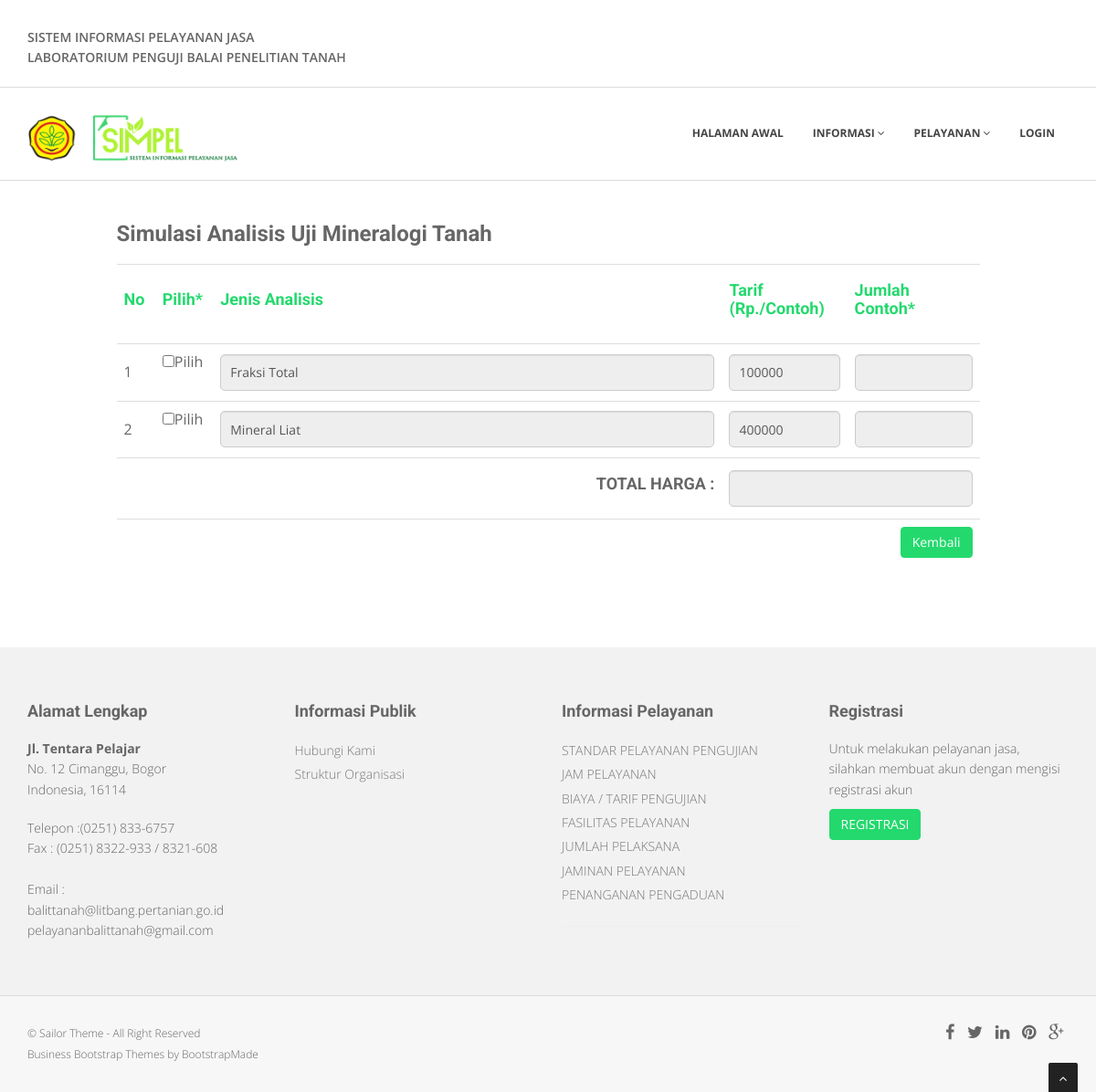
/user/index.php?view=simulasi-mineralogi, run on the app's committed database.
### tables this page shows
CREATE TABLE `pertanyaan` (
  `kode_pertanyaan` varchar(10) NOT NULL,
  `kode_analisis` varchar(10) NOT NULL,
  `isi_pertanyaan` text NOT NULL,
  `tarif` double NOT NULL,
  `kelompok` varchar(10) NOT NULL
);

### user/simulasi/simulasimineralogi.php (the view, shortened to what this page needs)
<div class="container">
	<div class="row">
		<div class="col-xs-10 col-md-10 col-md-offset-1">
			<h3>Simulasi Analisis Uji Mineralogi Tanah</h3>
				<div class="row">
					<div class="col-lg-12">
						<checkbox name="pertanyaan" value="">
						<table class="table" width="1000px" cellpadding="2"  cellspacing="3" align="center">
							<tr>
								<td width="2%"><h4> <font color="#23d96d">  No </font></h4></td>
								<td width="2%"><h4> <font color="#23d96d">  Pilih* </font></h4></td>
								<td width="50%"><h4> <font color="#23d96d">  Jenis Analisis </font></h4></td>
								<td width="10%"><h4> <font color="#23d96d">  Tarif (Rp./Contoh) </font></h4></td>
								<td width="13%"><h4> <font color="#23d96d">  Jumlah Contoh* </font></h4></td>
							</tr>
							<?php
							include "koneksi.php";
							$banyaknya=1;
							$no=1;
							$select = mysqli_query($connect, "SELECT* FROM pertanyaan WHERE kode_analisis = 'MT'");
							while($hasil = mysqli_fetch_array($select))
							{
							?>
							<tr>
								<td> <?php echo $no; $no++; ?></td>
								<td>
									<input type="checkbox" name="pertanyaan[]" value="<?php echo $hasil['kode_pertanyaan']; ?>" id="<?php echo "cekbox".$banyaknya; ?>" onclick="run(<?php echo $banyaknya; ?>);" />Pilih<br /><br />
								</td>
								<td>
									<input type="text" id="<?php echo "isi".$banyaknya; ?>" class="form-control input-lg" value="<?php echo $hasil['isi_pertanyaan']; ?>" readonly disabled>
								</td>
								<td>
									<input type="text" id="<?php echo "tarif".$banyaknya; ?>" class="form-control input-lg" value="<?php echo $hasil['tarif'];?>" readonly >
								</td>
								<td>
									<input type="number" name="banyaknya" id="<?php echo "index".$banyaknya; ?>"value="" disabled onchange="total(<?php echo $hasil['tarif'];?>, <?php echo "'"."index".$banyaknya."'"; ?>, <?php echo "'"."coba".$banyaknya."'"; ?>);" class="form-control input-lg">
								</td>
							</tr>
							<?php
							$banyaknya++;
							}
							?>
							<tr>
								<td colspan="3" align="right">
									<h4> TOTAL HARGA : </h4>
								</td>
								<td colspan="4">
									<input type="text" name="total_biaya" id="akhir" value="" onchange="total()" class="form-control input-lg" readonly>
								</td>
							</tr>
							<tr>
								<td colspan="7" align="right">
									<a href="?view=simulasi" class="btn btn-theme"> Kembali </a>
								</td>
							</tr>
						</table>
					</div>
				</div>
			</div>
		</div>
	</div>

### user/css/style.css (style rules this page uses)
body { font-family:'Open Sans', Arial, sans-serif; font-size:14px; font-weight:300; line-height:1.6em; color:#656565; }
h1,h2, h3, h4, h5, h6 { font-family:'Roboto', sans-serif; font-weight:700; line-height:1.1em; color:#666; margin-bottom: 20px; }
.row,.row-fluid { margin-bottom:30px; }
.row .row,.row-fluid .row-fluid { margin-bottom:0px; }
.btn-theme { color: #fff; }

### user/skins/default.css (style rules this page uses)
a, a:hover,a:focus,a:active, strike, .post-meta span a:hover, ul.meta-post li a:hover, ul.cat li a:hover, ul.recent li h6 a:hover, ul.portfolio-categ li.active a, ul.portfolio-categ li.active a:hover, ul.portfolio-categ li a:hover,ul.related-post li h4 a:hover, span.highlight,article .post-heading h3 a:hover, .navbar .nav > .active > a,.navbar .nav > .active > a:hover,.navbar .nav > li > a:hover,.navbar .nav > li > a:focus,.navbar .nav > .active > a:focus, .validation { color:#23d96d; }
.btn-theme { border:1px solid #23d96d; background: #23d96d; }

### user/bodybg/bg1.css (style rules this page uses)
body { background: url(../img/bodybg/bg1.png) repeat left top; }

### user/css/theme.css (style rules this page uses)
a { color: #23d96d; }

### data on the page
pertanyaan: isi_pertanyaan "Fraksi Total", tarif "100000"
pertanyaan: isi_pertanyaan "Mineral Liat", tarif "400000"
